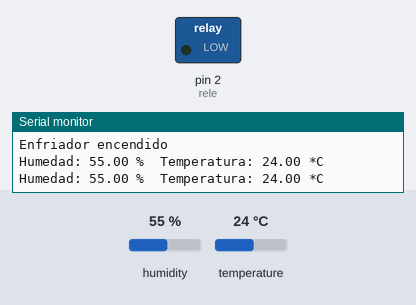
Simulated run of this sketch. Board: Arduino Uno, built with avr-gcc and run on an emulated ATmega328P. On the bench: switched loads named in the sketch (green lamp = pin HIGH), the last lines printed to the serial monitor. The inputs (shaded band) are chosen by the test bench; at power-on: temperature 24 °C, humidity 55 %.

Above: at 4.8 s.
4.9 s: temperature set to 17.6 °C
7.9 s: temperature set to 16.3 °C
At 9.0 s:
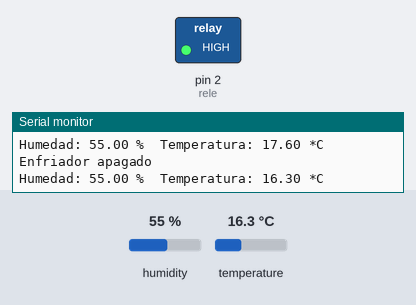
10.9 s: temperature set to 18.4 °C
At 12.5 s:
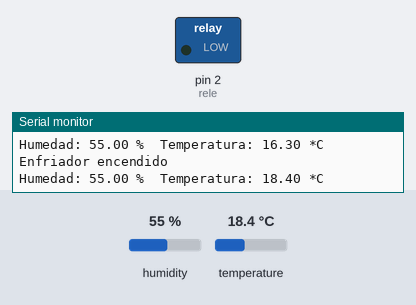
13.9 s: temperature set to 12 °C
At 15.5 s:
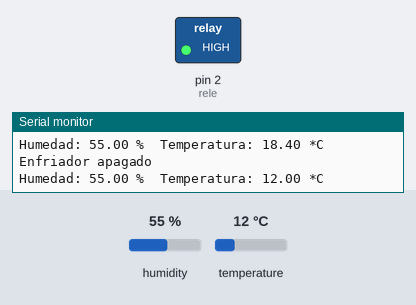
Timing chart, 0 to 17.0 s (numbered marks = the images above; inputs shaded):
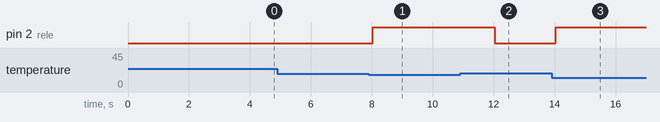

The sketch:

Enfriador.ino
```cpp
// Enfriador de pieza


// Librerías
#include <DHT.h> // Es necesario instalar la "librería DHT Sensor Library by Adafruit"


// Definiciones
#define DHTTYPE DHT22 // define lo que hace es que cada vez que se mencione DHTTYPE se reemplaza por DHT22 en la compilación, en un futuro si se cambia el sensor se cambia aquí y no en todo el código
#define RELE_ON 0     // Activar RELE, como los reles se activan con nivel bajo o 0 por la lógica inversa
#define RELE_OFF 1    // Desactivar RELE, como los reles se desactivan con nivel alto o 1 por la lógica inversa

const int rele = 2;               // Definimos el número de pin digital de entrada del rele
const int DHTPin = 6;             // define el pin digital 6 como el pin de datos de ingreso del sensor DHT22
bool funcionamiento = RELE_OFF;   // variable para saber si el enfriador está encendido o no
float temperatura_deseada = 17.0; // define la temperatura deseada en grados Celsius
float tolerancia = 0.8;           // define la tolerancia de temperatura en grados Celsius


// instancias
DHT dht(DHTPin, DHTTYPE); // crea la instancia dth del objeto DHT con el pin 6 y el sensor tipo DHT22


void setup() {
   pinMode(rele, OUTPUT); // Configuramos el pin del rele como salida

   Serial.begin(9600);                // Inicia la comunicación serial
   Serial.println("Probando DHT22!"); // Imprime en el monitor serial

   dht.begin(); // es necesario iniciar el sensor antes de tomar lecturas
}


void loop() {
   delay(2000);

   float humedad_pieza = dht.readHumidity();    // lee la humedad
   float temperatura_pieza = dht.readTemperature(); // lee la temperatura en grados Celsius

   if (isnan(humedad_pieza) || isnan(temperatura_pieza)) {
      Serial.println("No se pudo leer el sensor DHT!");
      return;
   }

   // Enciende el enfriador si la temperatura es mayor a la deseada más la tolerancia
   if (temperatura_pieza > (temperatura_deseada + tolerancia) && funcionamiento == RELE_OFF) {
      digitalWrite(rele, RELE_ON); // Enciende el enfriador
      funcionamiento = RELE_ON;    // Actualiza el estado del enfriador
      Serial.println("Enfriador encendido");
   }
   // Cuando llega o es menor a la temperatura deseada aparta el enfriador
   else if (temperatura_pieza <= temperatura_deseada && funcionamiento == RELE_ON) {
      digitalWrite(rele, RELE_OFF); // Apaga el enfriador
      funcionamiento = RELE_OFF;    // Actualiza el estado del enfriador
      Serial.println("Enfriador apagado");
   }

   Serial.print("Humedad: ");
   Serial.print(humedad_pieza);
   Serial.print(" %\t"); // es un carácter de tabulación horizontal
   Serial.print("Temperatura: ");
   Serial.print(temperatura_pieza);
   Serial.println(" *C "); // hace el salto de línea
}
```

Measured:
- the behaviour switches between 17.1 and 17 °C on temperature (found by bisection; images 0 and 1)
- the behaviour switches between 17.7 and 17.8 °C on temperature (found by bisection; images 1 and 2)
- after the input at 7.9 s, pin 2 (rele): LOW → HIGH after 0.13 s
- after the input at 10.9 s, pin 2 (rele): HIGH → LOW after 1.1 s
- after the input at 13.9 s, pin 2 (rele): LOW → HIGH after 0.14 s
